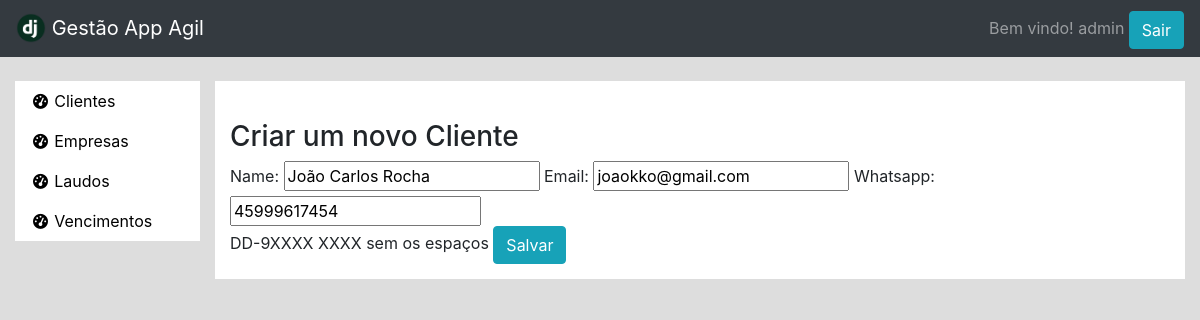
The app's page /clientes/person_update/1/ (signed in) with its own data.
### clientes/models.py (models this page shows, shortened)
class Person(models.Model):
    name = models.CharField(max_length=60)
    email = models.EmailField(blank=True, null=True)
    whatsapp = models.PositiveBigIntegerField(validators=[MaxValueValidator(99999999999)],
                help_text="DD-9XXXX XXXX sem os espaços",
                unique=True)
    sucess_url = reverse_lazy('home')

### clientes/views.py (the view)
# urls.py: path('person_update/<int:pk>/', login_required(PersonUpdate.as_view()), name="person_update"),
class PersonUpdate(UpdateView):
    model = Person
    fields = ['name','email', 'whatsapp']
    success_url = reverse_lazy('person_list')

### clientes/templates/clientes/person_form.html (shortened to what this page needs)
{% extends 'base.html' %}
{% load bootstrap %}
{% block main %}
    <br/>
    <div class="row">
        <div class="col-12">
            <h3> Criar um novo Cliente </h3>
            <form action="" method="post" enctype="multipart/form-data">
                {{ form|bootstrap }}
                <input type="submit" class="btn btn-info" value="Salvar"/>
            </form>
        </div>
    </div>
{% endblock %}

### templates/base.html (shortened to what this page needs)
{% load static %}
<!doctype html>
<html lang="en">
<head>
    <link rel="stylesheet" href="https://cdn.jsdelivr.net/npm/bootstrap@4.3.1/dist/css/bootstrap.min.css">
    <link rel="stylesheet" href="https://cdn.jsdelivr.net/npm/bootstrap@5.1.0/dist/js/bootstrap.bundle.min.js">
    <link rel="stylesheet" href="https://cdnjs.cloudflare.com/ajax/libs/font-awesome/6.2.0/css/all.min.css"/>
    <link rel="stylesheet" href="{% static 'style.css' %}"/>
    <link rel="stylesheet" href="https://cdnjs.cloudflare.com/ajax/libs/datepicker/0.6.5/datepicker.min.css" />
</head>
<body>
    <div class="wrapper">
        <nav class="navbar navbar-dark bg-dark">
            <div class="row">
                <div class="col">
                    <a class="navbar-brand" href="{% url 'home' %}">
                    <img src="{% static 'pngegg.png' %}"
                    width="30" height="30" class="d-inline-block align-top" alt="">
                    Gestão App Agil
                    </a>
                </div>
            </div>
            <div>
                {% if user.is_authenticated %}
                    <span class="navbar-text">Bem vindo! {{ user.username }}</span>
                    <a href="{% url 'logout' %}"><button class="btn btn-info">Sair</button></a>
                {% else %}
                    <span class="navbar-text"Faça o login</span>
                    <button class="btn btn-info"><a href="{% url 'login' %}">Login</a></button>
                {% endif %}
            </div>
        </nav>
        <br/>
        <div class="container-fluid">
            <div class="row dashboard-layout">
                <div class="col-2" id="clientes-list">
                    <div class="menu">
                        <ul class="nav flex-column">
                            <li class="nav-item">
                                <a class="nav-link" href="{% url 'person_list'%}">
                                    <i class="fas fa-fw fa-tachometer-alt"></i>
                                    <span>Clientes</span>
                                </a>
                            </li>
                        </ul>
                        <ul class="nav flex-column">
                            <li class="nav-item">
                                <a class="nav-link" href="{% url 'empresa_list' %}">
                                    <i class="fas fa-fw fa-tachometer-alt"></i>
                                    <span>Empresas</span>
                                </a>
                            </li>
                        </ul>
                        <ul class="nav flex-column">
                            <li class="nav-item">
                                <a class="nav-link" href="{% url 'laudo_list' %}">
                                    <i class="fas fa-fw fa-tachometer-alt"></i>
                                    <span>Laudos</span>
                                </a>
                            </li>
                        </ul>
                        <ul class="nav flex-column">
                            <li class="nav-item">
                                <a class="nav-link" href="{% url 'vencimento' %}">
                                    <i class="fas fa-fw fa-tachometer-alt"></i>
                                    <span>Vencimentos</span>
                                </a>
                            </li>
                        </ul>
                    </div>
                </div>
                <div class="col-10" id="dashboard">
                    <div class="conteudo">
                        {% block main %}
                        {% endblock %}
                    </div>
                    </div>
                </div>
            </div>
        </div>
</body>
</html>

### static/style.css (style rules this page uses)
body { min-width: 100%; min-height: 100%; background-color: #d4d4d4c9; }
a:link { text-decoration: none; color: black; }
.wrapper { max-width: 100%; padding: 0px; height: 100%; }
.conteudo { padding: 15px; }
.menu { background-color: white; }
#clientes-list { padding-right: 0%; }
.conteudo { background-color: white; }
.nav-link { color:black; }
.nav-item i { font-size: 15px; }

### records on screen
Person: name "João Carlos Rocha", email "joaokko@gmail.com", whatsapp "45999617454"

### other values on screen
{{ user.username }} "admin"
